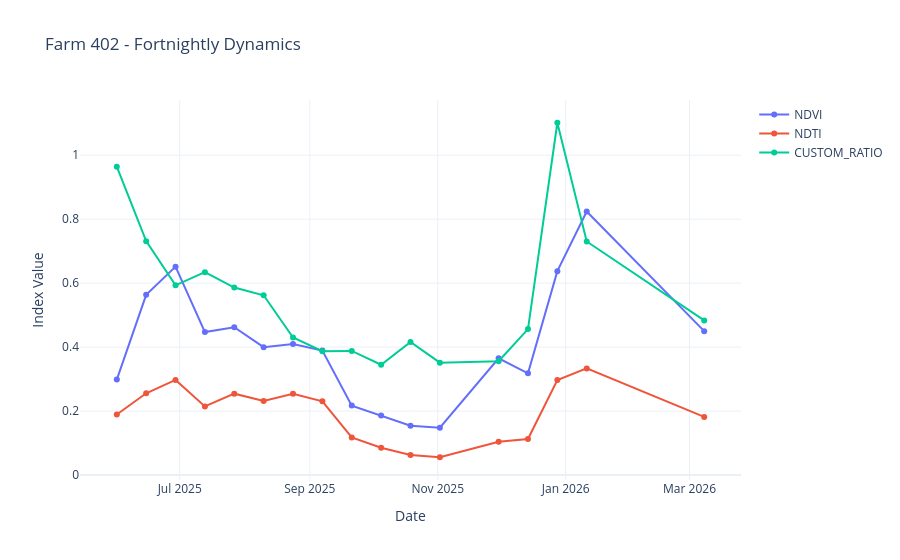

Notebook cell for this chart:
### Code cell
# 1. Initialize the Extractor
extractor = GEETimeSeriesExtractor()

# 2. Fetch data: We want standard NDVI, but also a custom Soil Moisture proxy
raw_df = extractor.extract(
    aoi=my_farm_geometry,
    start_date='2025-06-01',
    end_date='2026-04-01',
    indices=['NDVI', 'NDTI'], 
    custom_formulas={'CUSTOM_RATIO': 'b("B3") / b("B12")'}, # Dynamic!
    apply_mask=True # Toggle cloud masking
)

# 3. Process the data: Let's aggregate by Fortnight (2 Weeks)
processor = TimeSeriesProcessor(raw_df)
processed_df = processor.aggregate(frequency='2W').df

# (Optional: You could call processor.smooth_series('NDVI') here to get your arrays for peaks/dips)

# 4. Plot the data: Let's use Plotly for an interactive dashboard
plotter = TimeSeriesPlotter(processed_df)
plotter.plot_interactive(columns_to_plot=['NDVI', 'NDTI', 'CUSTOM_RATIO'], title="Farm 402 - Fortnightly Dynamics")
